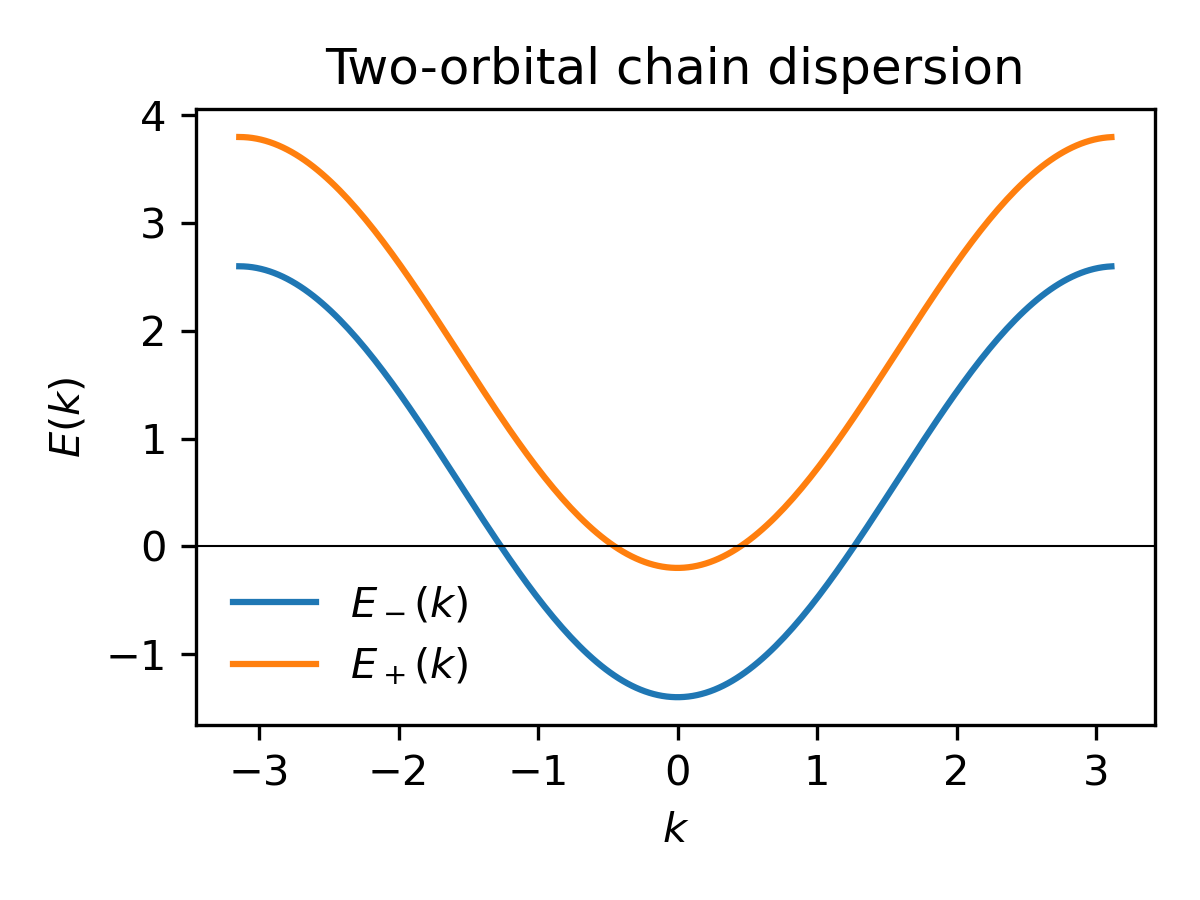

Python code for this plot:
#!/usr/bin/env python3
"""
Test script: single-particle dispersion for the two-orbital chain.

This does NOT use TeNPy; it just constructs the 2x2 orbital Hamiltonian
for each k and prints/plots the two bands:

  E_±(k) = ε(k) ± t_perp,  with  ε(k) = -2 t cos(k) - μ.
"""

import numpy as np
import matplotlib.pyplot as plt


def band_energies(k, t, t_perp, mu):
    """Return the two band energies E_minus(k), E_plus(k)."""
    eps = -2.0 * t * np.cos(k) - mu
    E_plus = eps + t_perp
    E_minus = eps - t_perp
    return E_minus, E_plus


def main():
    # --- choose parameters consistent with your DMRG ---
    t = 1.0
    t_perp = 0.6
    mu = -1.2

    # k-grid in the 1D Brillouin zone [-pi, pi)
    Nk = 201
    k_vals = np.linspace(-np.pi, np.pi, Nk, endpoint=False)

    E_minus_vals = []
    E_plus_vals = []

    for k in k_vals:
        Emin, Emax = band_energies(k, t, t_perp, mu)
        E_minus_vals.append(Emin)
        E_plus_vals.append(Emax)

    E_minus_vals = np.array(E_minus_vals)
    E_plus_vals = np.array(E_plus_vals)

    # Print a few sample points for sanity check
    print("Sample dispersion values:")
    for k_test in [0.0, np.pi / 2, np.pi]:
        Emin, Emax = band_energies(k_test, t, t_perp, mu)
        print(f"k = {k_test:6.3f}  ->  E_minus = {Emin:8.4f},  E_plus = {Emax:8.4f}")

    # Optional: plot the two bands
    plt.figure(figsize=(4.0, 3.0))
    plt.plot(k_vals, E_minus_vals, label=r"$E_-(k)$")
    plt.plot(k_vals, E_plus_vals, label=r"$E_+(k)$")
    plt.axhline(0.0, color="k", linewidth=0.5)
    plt.xlabel(r"$k$")
    plt.ylabel(r"$E(k)$")
    plt.title("Two-orbital chain dispersion")
    plt.legend(frameon=False)
    plt.tight_layout()
    plt.savefig("test_quartet_dispersion.png", dpi=300)
    plt.show()


if __name__ == "__main__":
    main()
